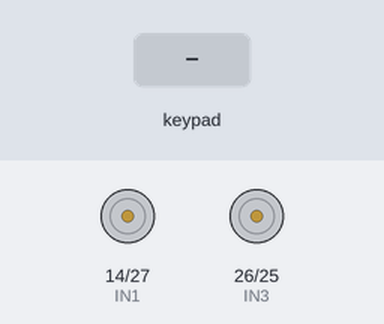
This sketch was run on a simulated ESP32. On the bench: motor-driver pin pairs drawn as motors (green arrow = first pin HIGH = forward, orange = second pin HIGH = backward, longer = more drive, scaled by the enable pin). Inputs (shaded band) come from the test bench.

Above: at 1.2 s.
1.3 s: key 'U' pressed
At 1.5 s:
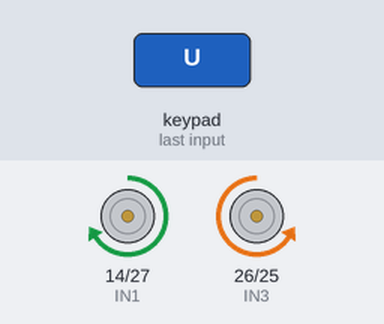
3.2 s: key 'D' pressed
At 3.4 s:
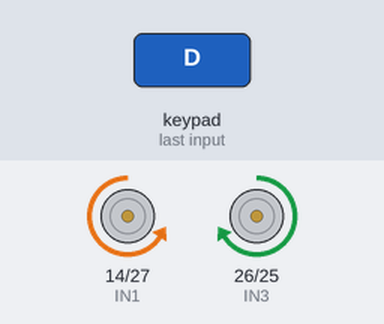
5.1 s: key 'L' pressed
At 5.3 s:
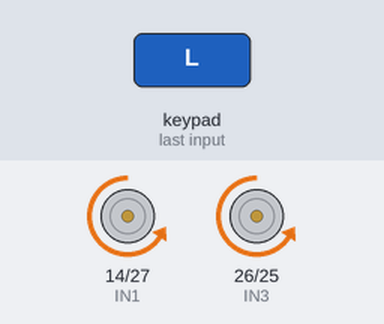
7.0 s: key 'R' pressed
At 7.2 s:
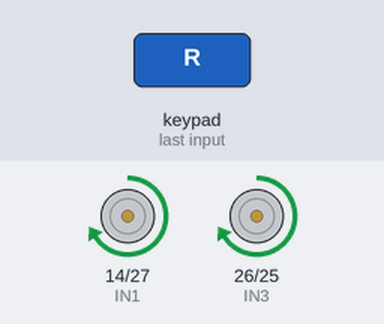
Timing chart, 0 to 9.9 s (numbered marks = the images above; inputs shaded):
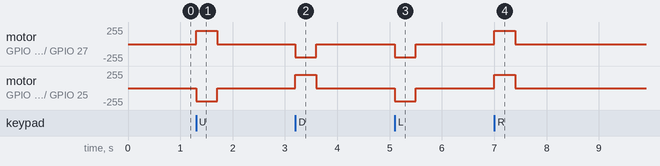

Measured:
- after the input at 1.3 s, motor on GPIO 14 (IN1) / GPIO 27 (IN2): stopped → forward 199/255 at once, → stopped 0.40 s later; motor on GPIO 26 (IN3) / GPIO 25 (IN4): stopped → backward 199/255 at once, → stopped 0.40 s later
- after the input at 3.2 s, motor on GPIO 14 (IN1) / GPIO 27 (IN2): stopped → backward 199/255 at once, → stopped 0.40 s later; motor on GPIO 26 (IN3) / GPIO 25 (IN4): stopped → forward 199/255 at once, → stopped 0.40 s later
- after the input at 5.1 s, motor on GPIO 14 (IN1) / GPIO 27 (IN2), motor on GPIO 26 (IN3) / GPIO 25 (IN4): stopped → backward 199/255 at once, → stopped 0.40 s later
- after the input at 7.0 s, motor on GPIO 14 (IN1) / GPIO 27 (IN2), motor on GPIO 26 (IN3) / GPIO 25 (IN4): stopped → forward 199/255 at once, → stopped 0.40 s later

The sketch:

controler.ino
```cpp
#define CUSTOM_SETTINGS
#define INCLUDE_GAMEPAD_MODULE
#include <DabbleESP32.h>
#include <Arduino.h>

// --- Definição dos Pinos ---
const int IN1 = 14;
const int IN2 = 27;
const int IN3 = 26;
const int IN4 = 25;
const int ENA = 32;
const int ENB = 33;

// --- Configurações de PWM para o ESP32 ---
const int freq = 5000;
const int canalA = 0;
const int canalB = 1;
const int resolucao = 8;

int velocidade = 200;

void setup() {
  Serial.begin(115200);
  Dabble.begin("Neftis");

  pinMode(IN1, OUTPUT);
  pinMode(IN2, OUTPUT);
  pinMode(IN3, OUTPUT);
  pinMode(IN4, OUTPUT);

  ledcSetup(canalA, freq, resolucao);
  ledcSetup(canalB, freq, resolucao);
  ledcAttachPin(ENA, canalA);
  ledcAttachPin(ENB, canalB);
}

void parar() {
  digitalWrite(IN1, LOW);
  digitalWrite(IN2, LOW);
  digitalWrite(IN3, LOW);
  digitalWrite(IN4, LOW);
  ledcWrite(canalA, 0);
  ledcWrite(canalB, 0);
}

void loop() {
  Dabble.processInput();

  if (GamePad.isUpPressed()) {
    // FRENTE (Antes ia para esquerda, agora corrigido para frente)
    digitalWrite(IN1, HIGH); digitalWrite(IN2, LOW);
    digitalWrite(IN3, LOW);  digitalWrite(IN4, HIGH);
    ledcWrite(canalA, velocidade);
    ledcWrite(canalB, velocidade);
  }

  else if (GamePad.isDownPressed()) {
    // TRÁS (Antes girava para direita, agora corrigido para trás)
    digitalWrite(IN1, LOW);  digitalWrite(IN2, HIGH);
    digitalWrite(IN3, HIGH); digitalWrite(IN4, LOW);
    ledcWrite(canalA, velocidade);
    ledcWrite(canalB, velocidade);
  }

  else if (GamePad.isLeftPressed()) {
    // ESQUERDA (Antes ia para trás, agora corrigido para girar à esquerda)
    digitalWrite(IN1, LOW);  digitalWrite(IN2, HIGH);
    digitalWrite(IN3, LOW);  digitalWrite(IN4, HIGH);
    ledcWrite(canalA, velocidade);
    ledcWrite(canalB, velocidade);
  }

  else if (GamePad.isRightPressed()) {
    // DIREITA (Antes ia para frente, agora corrigido para girar à direita)
    digitalWrite(IN1, HIGH); digitalWrite(IN2, LOW);
    digitalWrite(IN3, HIGH); digitalWrite(IN4, LOW);
    ledcWrite(canalA, velocidade);
    ledcWrite(canalB, velocidade);
  }

  else {
    parar();
  }
}
```
